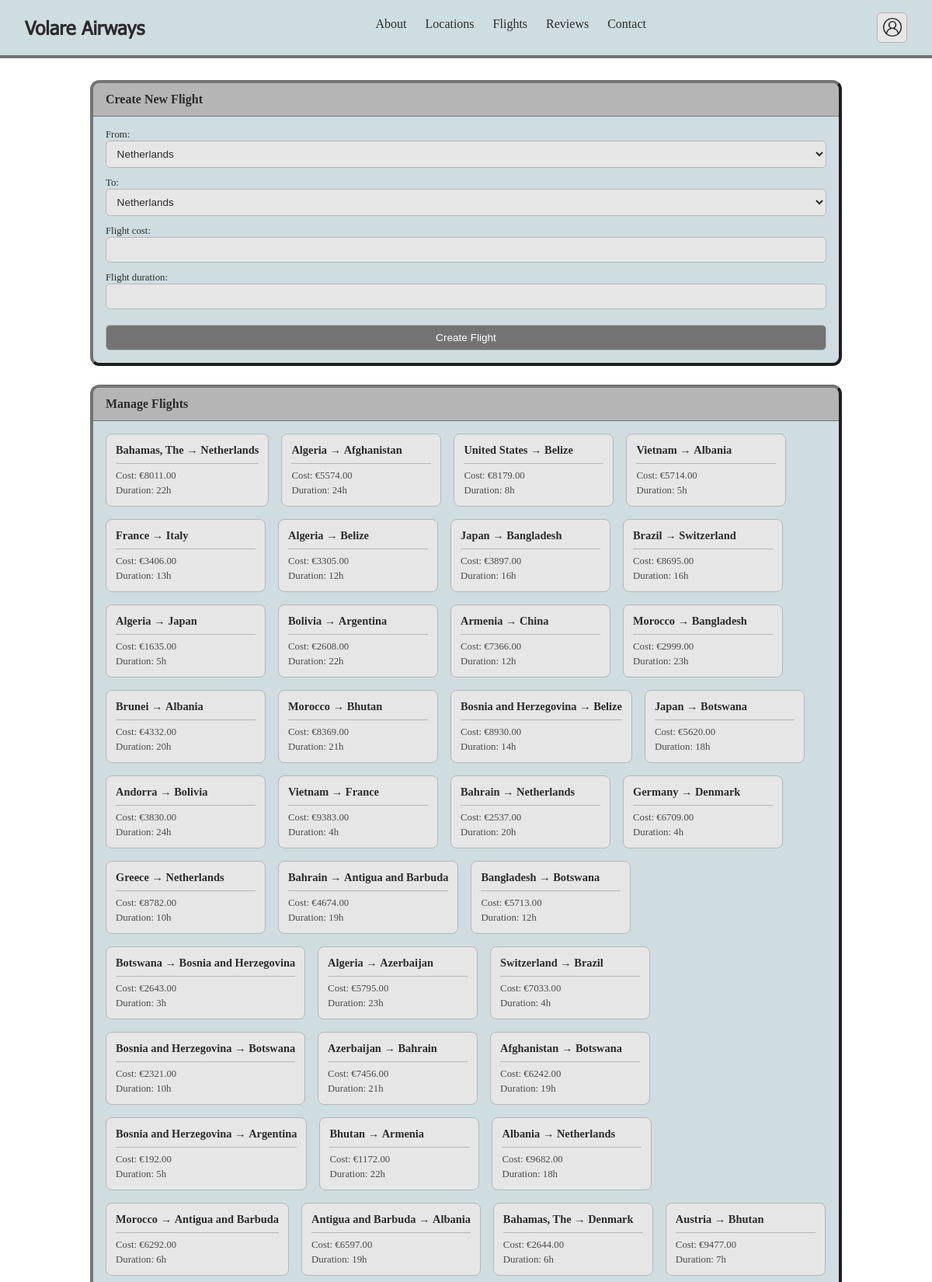
The app's page /admin.php (upper part) with its own data.
### tables this page shows
CREATE TABLE `Available_Flights` (
  `Flight_Id` int NOT NULL,
  `Flight_Cost` int NOT NULL,
  `Flight_Duration` int NOT NULL COMMENT 'In hours',
  `From_Country_Id` int NOT NULL,
  `To_Country_Id` int NOT NULL
);

CREATE TABLE `Country` (
  `Country_Id` int NOT NULL,
  `Country_Name` varchar(45) NOT NULL,
  `Country_Description` varchar(2550) DEFAULT NULL
);

### assets/php/functions/flights.php (called while the page is built, shortened)
<?php
require_once(__DIR__ . "/connection.php");
function getCountryNameFromId($id)
{
    global $connect;
    $sql = 'SELECT * FROM Country WHERE Country_Id = :id';
    $stmt = $connect->prepare($sql);
    $stmt->execute([':id' => $id]);
    $result = $stmt->fetchAll();
    $name = $result[0]['Country_Name'];
    return $name;
}
function getCountries() {
    global $connect;
    $sql = 'SELECT * FROM Country';
    $stmt = $connect->prepare($sql);
    $stmt->execute();
    $result = $stmt->fetchAll();
    return $result;
}
function getFlights($id = null)
{
    global $connect;
    if ($id !== null) {
        $sql = 'SELECT * FROM Available_Flights WHERE Flight_Id = :id';
        $stmt = $connect->prepare($sql);
        $stmt->execute([':id' => $id]);
    } else {
        $sql = 'SELECT * FROM Available_Flights';
        $stmt = $connect->prepare($sql);
        $stmt->execute();
    }
    $result = $stmt->fetchAll();
    return $result;
}
?>

### admin.php (the view, shortened to what this page needs)
<?php
require("assets/php/functions/flights.php");
$flights = getFlights();
if (count(getFlights()) == 0) {
    generateRandomFlight(amount: 84);
}
?>
<!DOCTYPE html>
<html lang="en">
<?php include './assets/php/head.php' ?>
<body>
    <?php include './assets/php/header.php' ?>
    <main class="admin-main flex flexcolumn alignitemscenter">
        <section class="admin-section">
            <div class="admin-card">
                <div class="admin-card-header">
                    <h2>Create New Flight</h2>
                </div>
                <form action="./assets/php/forms/createflightform.php" method="post" class="admin-form flex flexcolumn">
                    <div class="form-group">
                        <label for="createflightfrom">From:</label>
                        <select name="from" id="createflightfrom" class="admin-select">
                            <?php
                                $countries = getCountries();
                                foreach ($countries as $country) {
                                    echo("<option value=" . $country['Country_Id'] . ">" . $country['Country_Name'] . "</option>");
                                }
                            ?>
                        </select>
                    </div>
                    <div class="form-group">
                        <label for="createflightto">To:</label>
                        <select name="to" id="createflightto" class="admin-select">
                            <?php
                                $countries = getCountries();
                                foreach ($countries as $country) {
                                    echo("<option value=" . $country['Country_Id'] . ">" . $country['Country_Name'] . "</option>");
                                }
                            ?>
                        </select>
                    </div>
                    <div class="form-group">
                        <label for="createflightcost">Flight cost:</label>
                        <input type="number" min="0" max="1000000" name="flightcost" id="createflightcost" class="admin-input">
                    </div>
                    <div class="form-group">
                        <label for="createflightduration">Flight duration:</label>
                        <input type="number" min="0" max="1000000" name="flightduration" id="createflightduration" class="admin-input">
                    </div>
                    <button type="submit" name="save" class="admin-btn admin-btn-primary">Create Flight</button>
                </form>
            </div>
        </section>
        <section class="admin-section">
            <div class="admin-card">
                <div class="admin-card-header">
                    <h2>Manage Flights</h2>
                </div>
                <div class="admin-grid">
                    <?php
                    for ($i = 0; $i < count($flights); $i++) {
                        $flightId = $flights[$i]["Flight_Id"];
                        $from = $flights[$i]["From_Country_Id"];
                        $to = $flights[$i]["To_Country_Id"];
                        if (!is_array($from)) { $from = [$from]; }
                        if (!is_array($to)) { $to = [$to]; }
                        $fromName = getCountryNameFromId($from[0]);
                        $toName = getCountryNameFromId($to[0]);
                        $cost = $flights[$i]["Flight_Cost"];
                        $duration = $flights[$i]["Flight_Duration"];
                        echo "<div id='adminflightbyid{$flightId}' class='admin-item admin-flight-item'>";
                        echo "<div class='admin-item-header'><strong>{$fromName}</strong> → <strong>{$toName}</strong></div>";
                        echo "<div class='admin-item-details'>";
                        echo "<span>Cost: €{$cost}.00</span>";
                        echo "<span>Duration: {$duration}h</span>";
                        echo "</div>";
                        echo "</div>";
                    }
                    ?>
                </div>
            </div>
        </section>
    </main>
</body>
</html>

### assets/php/head.php (shortened to what this page needs)
<head>
    <link rel="stylesheet" href="assets/css/style.css">
</head>

### assets/php/header.php (shortened to what this page needs)
<header class="site-header">
    <div class="big-header" id="big-header">
        <div class="header-container flex justifycontentspacebetween alignitemscenter">
            <a href="/index.php" class="header-logo">
                <h1>Volare Airways</h1>
            </a>
            <nav class="header-nav">
                <ul class="flex flexrow">
                    <li><a href="/about.php">About</a></li>
                    <li><a href="/locations.php">Locations</a></li>
                    <li><a href="/flights.php">Flights</a></li>
                    <li><a href="/reviews.php">Reviews</a></li>
                    <li><a href="/contact.php">Contact</a></li>
                </ul>
            </nav>
            <div class="header-actions flex flexrow alignitemscenter gap-25">
                <button type="button" class="header-account-btn account-menu-toggle">
                    <img class="user-icon" src="assets/img/account_icon.png" alt="Account">
                </button>
            </div>
        </div>
    </div>
</header>

### assets/css/style.css (style rules this page uses)
body { margin: 0; padding: 0; }
* { scroll-behavior: smooth; }
.site-header { background-color: #cfdde0; width: 100%; padding: 0; border-bottom: 4px solid #737373; }
.header-container { max-width: 1200px; margin: 0 auto; padding: 1rem 2rem; }
.header-logo { text-decoration: none; }
.header-logo h1 { margin: 0; font-size: 1.5rem; color: #2b2b2b; transition: color 120ms ease; font-family: Tahoma; }
.header-nav-small ul, .header-nav ul { list-style: none; padding: 0; margin: 0; gap: 1.5rem; }
.header-nav-small ul li a, .header-nav ul li a { color: #2b2b2b; text-decoration: none; transition: color 120ms ease; }
.header-actions-small, .header-actions { gap: 1rem; }
.header-menu-btn, .header-account-btn { background-color: #e6e6e6; border: 1px solid #b5b5b5; border-radius: 0.35rem; padding: 0.4rem; cursor: pointer; transition: background-color 120ms ease, transform 120ms ease; }
.header-menu-btn .menu-icon, .header-account-btn .user-icon { width: 24px; height: 24px; display: block; }
.header-nav { margin-bottom: 0.5rem !important; }
ul { list-style: none; list-style-type: none; }
a { font-size: 1rem; text-decoration: none; color: white; transition-duration: 0.2s; }
:root { --color-399ddb: #399ddb; --color-3c39db: #3c39db; --color-396adb: #396adb; --color-63d3db: #63d3db; --color-aa91db: #aa91db; --color-cfdde0: #cfdde0; --color-6b8bdc: #6b8bdc; }
.flex { display: flex; }
.justifycontentspacebetween { justify-content: space-between; }
.flexrow { flex-direction: row; }
.flexcolumn { flex-direction: column; }
.alignitemscenter { align-items: center; }
.user-icon { width: 75%; height: auto; }
header div img { height: 10vh; }
.gap-25 { gap: 25px; }
.admin-main { padding: 2rem; gap: 2rem; max-width: 1200px; margin: 0 auto; width: 80%; }
.admin-section { width: 100%; }
.admin-card { background-color: #cfdde0; border-radius: 0.5rem; outline: 4px outset #737373; overflow: hidden; }
.admin-card-header { background-color: #b5b5b5; padding: 0.75rem 1rem; border-bottom: 1px solid #737373; }
.admin-card-header h2 { margin: 0; color: #2b2b2b; font-size: 1rem; }
.admin-form { padding: 1rem; gap: 0.75rem; }
.admin-form .form-group { gap: 0.25rem; }
.admin-form .form-group label { font-size: 0.8rem; color: #2b2b2b; font-weight: normal; }
.admin-input, .admin-select { padding: 0.5rem 0.6rem; border-radius: 0.35rem; border: 1px solid #b5b5b5; background-color: #e6e6e6; font-size: 0.85rem; color: #2b2b2b; outline: none; transition: border-color 120ms ease; }
.admin-btn { padding: 0.5rem 0.75rem; border-radius: 0.35rem; border: 1px solid #b5b5b5; font-size: 0.85rem; cursor: pointer; transition: background-color 120ms ease, transform 120ms ease; }
.admin-btn-primary { background-color: #737373; color: white; }
.admin-grid { display: flex; flex-wrap: wrap; gap: 1rem; padding: 1rem; }
.admin-item { background-color: #e6e6e6; border: 1px solid #b5b5b5; border-radius: 0.5rem; padding: 0.75rem; min-width: 180px; cursor: pointer; transition: background-color 120ms ease, transform 120ms ease, box-shadow 120ms ease; }
.admin-item-header { font-size: 0.9rem; color: #2b2b2b; margin-bottom: 0.5rem; padding-bottom: 0.5rem; border-bottom: 1px solid #b5b5b5; }
.admin-item-details { display: flex; flex-direction: column; gap: 0.25rem; font-size: 0.8rem; color: #4a4a4a; }
.form-group { display: flex; flex-direction: column; gap: 0.5rem; }
.form-group label { font-size: 0.8rem; color: #2b2b2b; margin-bottom: -0.25rem; }
#createflightduration { margin-bottom: 0.5rem; }
* { -webkit-user-select: none; -ms-user-select: none; user-select: none; }

### records on screen
available_flights: From_Country_Id.Country_Name "Bahamas, The", To_Country_Id.Country_Name "Netherlands", Flight_Cost "8011", Flight_Duration "22"
available_flights: From_Country_Id.Country_Name "Algeria", To_Country_Id.Country_Name "Afghanistan", Flight_Cost "5574", Flight_Duration "24"
available_flights: From_Country_Id.Country_Name "United States", To_Country_Id.Country_Name "Belize", Flight_Cost "8179", Flight_Duration "8"
available_flights: From_Country_Id.Country_Name "Vietnam", To_Country_Id.Country_Name "Albania", Flight_Cost "5714", Flight_Duration "5"
available_flights: From_Country_Id.Country_Name "France", To_Country_Id.Country_Name "Italy", Flight_Cost "3406", Flight_Duration "13"
available_flights: From_Country_Id.Country_Name "Algeria", To_Country_Id.Country_Name "Belize", Flight_Cost "3305", Flight_Duration "12"
available_flights: From_Country_Id.Country_Name "Japan", To_Country_Id.Country_Name "Bangladesh", Flight_Cost "3897", Flight_Duration "16"
available_flights: From_Country_Id.Country_Name "Brazil", To_Country_Id.Country_Name "Switzerland", Flight_Cost "8695", Flight_Duration "16"
available_flights: From_Country_Id.Country_Name "Algeria", To_Country_Id.Country_Name "Japan", Flight_Cost "1635", Flight_Duration "5"
available_flights: From_Country_Id.Country_Name "Bolivia", To_Country_Id.Country_Name "Argentina", Flight_Cost "2608", Flight_Duration "22"
available_flights: From_Country_Id.Country_Name "Armenia", To_Country_Id.Country_Name "China", Flight_Cost "7366", Flight_Duration "12"
available_flights: From_Country_Id.Country_Name "Morocco", To_Country_Id.Country_Name "Bangladesh", Flight_Cost "2999", Flight_Duration "23"
available_flights: From_Country_Id.Country_Name "Brunei", To_Country_Id.Country_Name "Albania", Flight_Cost "4332", Flight_Duration "20"
available_flights: From_Country_Id.Country_Name "Morocco", To_Country_Id.Country_Name "Bhutan", Flight_Cost "8369", Flight_Duration "21"
available_flights: From_Country_Id.Country_Name "Bosnia and Herzegovina", To_Country_Id.Country_Name "Belize", Flight_Cost "8930", Flight_Duration "14"
available_flights: From_Country_Id.Country_Name "Japan", To_Country_Id.Country_Name "Botswana", Flight_Cost "5620", Flight_Duration "18"
available_flights: From_Country_Id.Country_Name "Andorra", To_Country_Id.Country_Name "Bolivia", Flight_Cost "3830", Flight_Duration "24"
available_flights: From_Country_Id.Country_Name "Vietnam", To_Country_Id.Country_Name "France", Flight_Cost "9383", Flight_Duration "4"
available_flights: From_Country_Id.Country_Name "Bahrain", To_Country_Id.Country_Name "Netherlands", Flight_Cost "2537", Flight_Duration "20"
available_flights: From_Country_Id.Country_Name "Germany", To_Country_Id.Country_Name "Denmark", Flight_Cost "6709", Flight_Duration "4"
available_flights: From_Country_Id.Country_Name "Greece", To_Country_Id.Country_Name "Netherlands", Flight_Cost "8782", Flight_Duration "10"
available_flights: From_Country_Id.Country_Name "Bahrain", To_Country_Id.Country_Name "Antigua and Barbuda", Flight_Cost "4674", Flight_Duration "19"
available_flights: From_Country_Id.Country_Name "Bangladesh", To_Country_Id.Country_Name "Botswana", Flight_Cost "5713", Flight_Duration "12"
available_flights: From_Country_Id.Country_Name "Botswana", To_Country_Id.Country_Name "Bosnia and Herzegovina", Flight_Cost "2643", Flight_Duration "3"
available_flights: From_Country_Id.Country_Name "Algeria", To_Country_Id.Country_Name "Azerbaijan", Flight_Cost "5795", Flight_Duration "23"
available_flights: From_Country_Id.Country_Name "Switzerland", To_Country_Id.Country_Name "Brazil", Flight_Cost "7033", Flight_Duration "4"
available_flights: From_Country_Id.Country_Name "Bosnia and Herzegovina", To_Country_Id.Country_Name "Botswana", Flight_Cost "2321", Flight_Duration "10"
available_flights: From_Country_Id.Country_Name "Azerbaijan", To_Country_Id.Country_Name "Bahrain", Flight_Cost "7456", Flight_Duration "21"
available_flights: From_Country_Id.Country_Name "Afghanistan", To_Country_Id.Country_Name "Botswana", Flight_Cost "6242", Flight_Duration "19"
available_flights: From_Country_Id.Country_Name "Bosnia and Herzegovina", To_Country_Id.Country_Name "Argentina", Flight_Cost "192", Flight_Duration "5"
available_flights: From_Country_Id.Country_Name "Bhutan", To_Country_Id.Country_Name "Armenia", Flight_Cost "1172", Flight_Duration "22"
available_flights: From_Country_Id.Country_Name "Albania", To_Country_Id.Country_Name "Netherlands", Flight_Cost "9682", Flight_Duration "18"
available_flights: From_Country_Id.Country_Name "Morocco", To_Country_Id.Country_Name "Antigua and Barbuda", Flight_Cost "6292", Flight_Duration "6"
available_flights: From_Country_Id.Country_Name "Antigua and Barbuda", To_Country_Id.Country_Name "Albania", Flight_Cost "6597", Flight_Duration "19"
available_flights: From_Country_Id.Country_Name "Bahamas, The", To_Country_Id.Country_Name "Denmark", Flight_Cost "2644", Flight_Duration "6"
available_flights: From_Country_Id.Country_Name "Austria", To_Country_Id.Country_Name "Bhutan", Flight_Cost "9477", Flight_Duration "7"

### other values on screen
form field from "Netherlands"
form field to "Netherlands"
